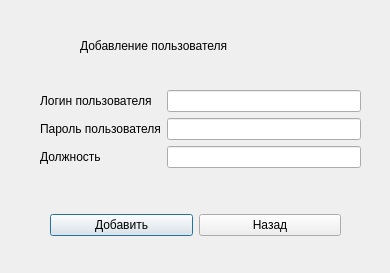
<?xml version="1.0" encoding="UTF-8"?>
<ui version="4.0">
 <class>add_user</class>
 <widget class="QDialog" name="add_user">
  <property name="geometry">
   <rect>
    <x>0</x>
    <y>0</y>
    <width>390</width>
    <height>273</height>
   </rect>
  </property>
  <property name="windowTitle">
   <string>Dialog</string>
  </property>
  <property name="styleSheet">
   <string notr="true"/>
  </property>
  <widget class="QWidget" name="horizontalLayoutWidget">
   <property name="geometry">
    <rect>
     <x>50</x>
     <y>210</y>
     <width>291</width>
     <height>31</height>
    </rect>
   </property>
   <layout class="QHBoxLayout" name="horizontalLayout">
    <item>
     <widget class="QPushButton" name="addUser">
      <property name="text">
       <string>Добавить</string>
      </property>
     </widget>
    </item>
    <item>
     <widget class="QPushButton" name="back">
      <property name="text">
       <string>Назад</string>
      </property>
     </widget>
    </item>
   </layout>
  </widget>
  <widget class="QWidget" name="formLayoutWidget">
   <property name="geometry">
    <rect>
     <x>40</x>
     <y>90</y>
     <width>321</width>
     <height>91</height>
    </rect>
   </property>
   <layout class="QFormLayout" name="formLayout">
    <item row="0" column="0">
     <widget class="QLabel" name="loginuserLabel">
      <property name="text">
       <string>Логин пользователя</string>
      </property>
     </widget>
    </item>
    <item row="0" column="1">
     <widget class="QLineEdit" name="login"/>
    </item>
    <item row="1" column="0">
     <widget class="QLabel" name="passworduserLabel">
      <property name="text">
       <string>Пароль пользователя</string>
      </property>
     </widget>
    </item>
    <item row="1" column="1">
     <widget class="QLineEdit" name="password"/>
    </item>
    <item row="2" column="0">
     <widget class="QLabel" name="roleuserLabel">
      <property name="text">
       <string>Должность</string>
      </property>
     </widget>
    </item>
    <item row="2" column="1">
     <widget class="QLineEdit" name="role"/>
    </item>
   </layout>
  </widget>
  <widget class="QLabel" name="adduserLabel">
   <property name="geometry">
    <rect>
     <x>80</x>
     <y>30</y>
     <width>251</width>
     <height>31</height>
    </rect>
   </property>
   <property name="styleSheet">
    <string notr="true"/>
   </property>
   <property name="text">
    <string>Добавление пользователя</string>
   </property>
  </widget>
 </widget>
 <resources/>
 <connections/>
</ui>
